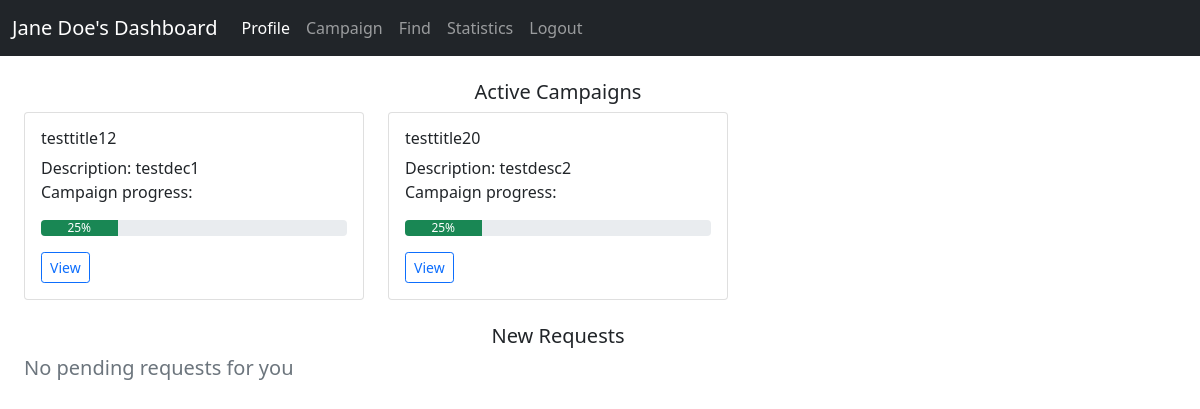
Before: /sponsor_dashboard/1 with the older database file.
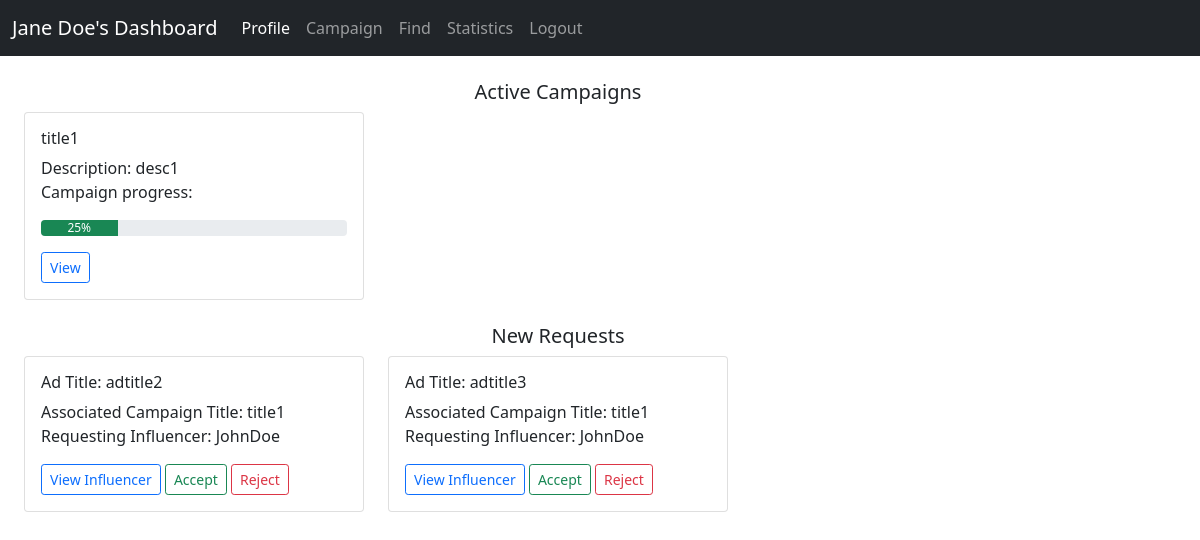
After: the same page with the newer database file.
### backend/models.py (models this page shows)
class Campaign(db.Model):
    __tablename__ = 'campaign'
    id = db.Column(db.Integer, primary_key=True)
    sponsor_id = db.Column(db.Integer, db.ForeignKey('sponsor.id'), nullable=False)
    visibility = db.Column(db.Enum('private', 'public'), default='public', nullable=False)
    title = db.Column(db.String, nullable=False)
    description = db.Column(db.String)
    goal = db.Column(db.String)
    start_date = db.Column(db.Date, nullable=False)
    end_date = db.Column(db.Date, nullable=False)
    budget = db.Column(db.Float, nullable=False)
    flagged = db.Column(db.Boolean, default=False)
    ad_request = db.relationship('Ad_Request', backref='campaign')

class Ad_Request(db.Model):
    __tablename__ = 'ad_request'
    id = db.Column(db.Integer, primary_key=True)
    influencer_id = db.Column(db.Integer, db.ForeignKey('influencer.id'))
    campaign_id = db.Column(db.Integer, db.ForeignKey('campaign.id'), nullable=False)
    title = db.Column(db.String, nullable=False)
    status = db.Column(db.Enum('pending', 'accepted', 'rejected'), default='pending')
    payment_amount = db.Column(db.Float, nullable=False)
    requirement = db.Column(db.String, nullable=False)
    niche_id = db.Column(db.Integer, db.ForeignKey('niche.id'), nullable=False)

class Influencer(db.Model):
    __tablename__ = 'influencer'
    id = db.Column(db.Integer, primary_key=True)
    first_name = db.Column(db.String, nullable=False)
    last_name = db.Column(db.String)
    age = db.Column(db.Integer, nullable=False)
    username = db.Column(db.String, unique=True, nullable=False)
    password = db.Column(db.String, nullable=False)
    email = db.Column(db.String, unique=True, nullable=False)
    earning = db.Column(db.Integer, default=0)
    profile_pic = db.Column(db.String)
    flagged = db.Column(db.Boolean, default=False)
    reach = db.relationship('Reach', backref='influencer')
    ad_request = db.relationship('Ad_Request', backref='influencer')
    influencer_niche = db.relationship('Influencer_Niche', backref='influencer')

### backend/controllers.py (the view)
@app.route('/sponsor_dashboard/<int:sponsor_id>', methods=['GET', 'POST'])
def sponsor_dashboard(sponsor_id):
    sponsor = Sponsor.query.filter_by(id=sponsor_id).first()
    return render_template('sponsor_dashboard.html', sponsor_id=sponsor_id, first_name=sponsor.first_name, last_name=sponsor.last_name,
                           active_campaigns=fetch_active_campaigns(sponsor_id),
                           pending_ad_requests=fetch_pending_ad_requests_for_sponsor(sponsor_id))

### backend/controllers.py (called while the page is built)
def fetch_pending_ad_requests_for_sponsor(id):
    ad_requests = (db.session.query(
                   Ad_Request.id, Ad_Request.title.label('ad_title'),
                   Campaign.title.label('campaign_title'),
                   Influencer.first_name, Influencer.last_name)
                   .join(Campaign, Ad_Request.campaign_id==Campaign.id)
                   .join(Influencer, Ad_Request.influencer_id==Influencer.id)
                   .filter(Campaign.sponsor_id==id, Ad_Request.status=='pending').all())
    pending_ad_requests = {}
    for ad in ad_requests:
        if ad.id not in pending_ad_requests.keys():
            pending_ad_requests[ad.id] = {'ad_title':ad.ad_title, 'campaign_title':ad.campaign_title,
                                          'influencer_fname': ad.first_name, 'influencer_lname': ad.last_name}
    return pending_ad_requests

### templates/sponsor_dashboard.html (shortened to what this page needs)
<!DOCTYPE html>
<html lang="en">
<head>
    <link href="https://cdn.jsdelivr.net/npm/bootstrap@5.0.2/dist/css/bootstrap.min.css" rel="stylesheet">
</head>
<body>
    <div id="container">
        <div id="panel">
            <nav class="navbar navbar-expand-lg navbar-dark bg-dark">
                <div class="container-fluid">
                    <label class="navbar-brand">{{ first_name }} {{ last_name }}'s Dashboard</label>
                    <div class="collapse navbar-collapse" id="navbarNavAltMarkup">
                        <div class="navbar-nav">
                            <a class="nav-link active" aria-current="page" href="/sponsor_dashboard/{{ sponsor_id }}">Profile</a>
                            <a class="nav-link" href="/sponsor_all_campaigns/{{ sponsor_id }}">Campaign</a>
                            <a class="nav-link" href="/sponsor_find/{{ sponsor_id }}">Find</a>
                            <a class="nav-link" href="#">Statistics</a>
                            <a class="nav-link" href="#">Logout</a>
                        </div>
                    </div>
                </div>
            </nav>
        </div>
        <div class="container row">
            <h5 class="text-center"><br>Active Campaigns</h5>
            {% if active_campaigns %}
                {% for key, value in active_campaigns.items() %}
                    <div class="col-sm-4">
                        <div class="card">
                            <div class="card-body">
                                <h6 class="card-title">{{ value.title }}</h6>
                                <p class="card-text">
                                    Description: {{ value.description }}<br>
                                    Campaign progress:
                                    <div class="progress">
                                        <div class="progress-bar bg-success" role="progressbar" style="width: 25%" aria-valuenow="25" aria-valuemin="0" aria-valuemax="100">25%</div>
                                    </div>
                                </p>
                                <a href="/campaign_details/{{ sponsor_id }}/{{ key }}" class="btn btn-outline-primary btn-sm">View</a>
                            </div>
                        </div>
                    </div>
                {% endfor %}
            {% else %}
                <h5 class="text-secondary">You have no active campaigns</h5>
            {% endif %}
        </div>
        <div class="container row">
            <h5 class="text-center"><br>New Requests</h5>
            {% if pending_ad_requests %}
                {% for key, value in pending_ad_requests.items() %}
                    <div class="col-sm-4">
                        <div class="card">
                            <div class="card-body">
                                <h6 class="card-title"> Ad Title: {{ value.ad_title }} </h6>
                                <p class="card-text">
                                    Associated Campaign Title: {{ value.campaign_title }}
                                    Requesting Influencer: {{ value.influencer_fname }}{{ value.influencer_lname }}
                                </p>
                                <a href="#" class="btn btn-outline-primary btn-sm">View Influencer</a>
                                <a href="#" class="btn btn-outline-success btn-sm">Accept</a>
                                <a href="#" class="btn btn-outline-danger btn-sm">Reject</a>
                            </div>
                        </div>
                    </div>
                {% endfor %}
            {% else %}
                <h5 class="text-secondary">No pending requests for you</h5>
            {% endif %}
        </div>
    </div>
</body>
</html>

Changed rows visible on the page:
no longer on this page (row edited): Campaign: title "testtitle20", description "testdesc2"
added Ad_Request: ad_title "adtitle2"
now on this page (row unchanged): Influencer: influencer_fname "John" "John", influencer_lname "Doe" "Doe"
added Ad_Request: ad_title "adtitle3"
Other visible differences:
new list line: "title1 desc1"
new list line: "Description: Campaign progress: 25% View"
new list line: "Ad Title: Associated Campaign Title: Requesting Influencer: View Influencer Accept Reject"
new list line: "title1"
list line gone: "testtitle12 testdec1"
list line gone: "Description: Campaign progress: 25% View"
text no longer shown: "No pending requests for you"
